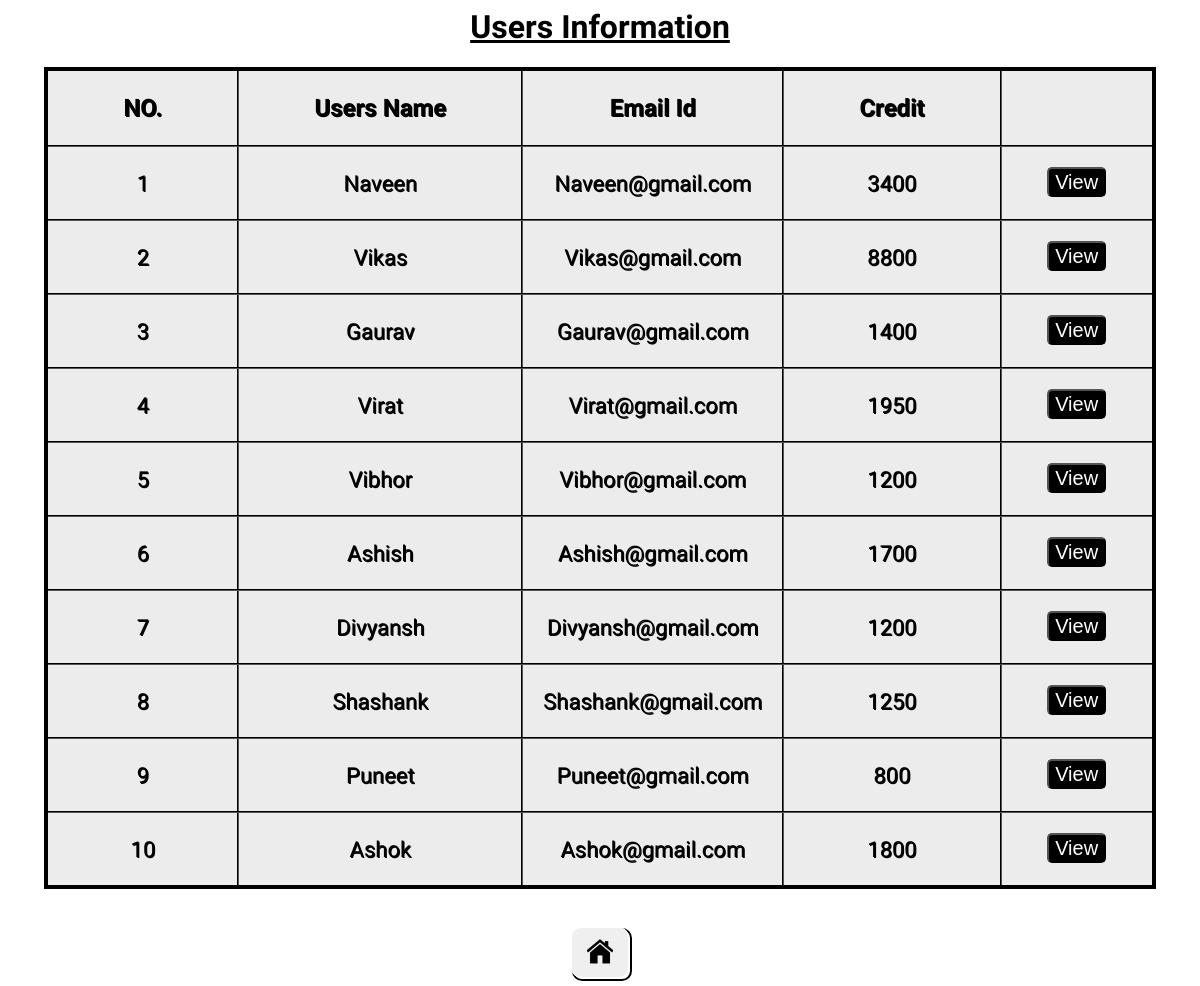
The app's page /getdetail.php with its own data.
### tables this page shows
CREATE TABLE `users` (
  `name` varchar(50) NOT NULL,
  `email` varchar(50) NOT NULL,
  `amount` double DEFAULT NULL
);

### getdetail.php (the view, shortened to what this page needs)
<?php
$con=mysqli_connect('localhost','root','','SparksBank');
$q="select * from users ";
$result=mysqli_query($con,$q);
?>
<html>
<head>
    <link rel="stylesheet" href="csss/index_button.css">
</head>
<body>
    <h1 style="color: black;text-decoration: underline; font-family: 'Baloo Bhai 2';">Users Information</h1>
    <table class="flat-table-1">
        <thead>
            <th>NO.</th>
            <th>Users Name</th>
            <th>Email Id</th>
            <th>Credit</th>
            <th></th>
        </thead>
        <tbody>
            <tr>
                <?php
				$row=mysqli_fetch_array($result);
			?>
                <td> 1</td>
                <td>
                    <?php echo  $row["name"]; ?>
                </td>
                <td>
                    <?php echo  $row["email"]; ?>
                </td>
                <td>
                    <?php echo  $row["amount"]; ?>
                </td>
                <td>
                    <form action="user.php" method="post" class="view">
                        <button class="button1" type="submit" name="name" value="Naveen">View</button>
                    </form>
                </td>
            </tr>
            <tr>
                <?php
				$row=mysqli_fetch_array($result);
			?>
                <td> 2</td>
                <td>
                    <?php echo  $row["name"]; ?>
                </td>
                <td>
                    <?php echo  $row["email"]; ?>
                </td>
                <td>
                    <?php echo  $row["amount"]; ?>
                </td>
                <td>
                    <form action="user.php" method="post" class="view">
                        <button class="button1" type="submit" name="name" value="Vikas">View</button>
                    </form>
                </td>
            </tr>
            <tr>
                <?php
				$row=mysqli_fetch_array($result);
			?>
                <td> 3</td>
                <td>
                    <?php echo  $row["name"]; ?>
                </td>
                <td>
                    <?php echo  $row["email"]; ?>
                </td>
                <td>
                    <?php echo  $row["amount"]; ?>
                </td>
                <td>
                    <form action="user.php" method="post" class="view">
                        <button class="button1" type="submit" name="name" value="Gaurav">View</button>
                    </form>
                </td>
            </tr>
            <tr>
                <?php
				$row=mysqli_fetch_array($result);
			?>
                <td> 4</td>
                <td>
                    <?php echo  $row["name"]; ?>
                </td>
                <td>
                    <?php echo  $row["email"]; ?>
                </td>
                <td>
                    <?php echo  $row["amount"]; ?>
                </td>
                <td>
                    <form action="user.php" method="post" class="view">
                        <button class="button1" type="submit" name="name" value="Virat">View</button>
                    </form>
                </td>
            </tr>
            <tr>
                <?php
				$row=mysqli_fetch_array($result);
			?>
                <td> 5</td>
                <td>
                    <?php echo  $row["name"]; ?>
                </td>
                <td>
                    <?php echo  $row["email"]; ?>
                </td>
                <td>
                    <?php echo  $row["amount"]; ?>
                </td>
                <td>
                    <form action="user.php" method="post" class="view">
                        <button class="button1" type="submit" name="name" value="Vibhor">View</button>
                    </form>
                </td>
            </tr>
            <tr>
                <?php
				$row=mysqli_fetch_array($result);
			?>
                <td> 6</td>
                <td>
                    <?php echo  $row["name"]; ?>
                </td>
                <td>
                    <?php echo  $row["email"]; ?>
                </td>
                <td>
                    <?php echo  $row["amount"]; ?>
                </td>
                <td>
                    <form action="user.php" method="post" class="view">
                        <button class="button1" type="submit" name="name" value="Ashish">View</button>
                    </form>
                </td>
            </tr>
            <tr>
                <?php
				$row=mysqli_fetch_array($result);
			?>
                <td> 7</td>
                <td>
                    <?php echo  $row["name"]; ?>
                </td>
                <td>
                    <?php echo  $row["email"]; ?>
                </td>
                <td>
                    <?php echo  $row["amount"]; ?>
                </td>
                <td>
                    <form action="user.php" method="post" class="view">
                        <button class="button1" type="submit" name="name" value="Divyansh">View</button>
                    </form>
                </td>
            </tr>
            <tr>
                <?php
				$row=mysqli_fetch_array($result);
			?>
                <td> 8</td>
                <td>
                    <?php echo  $row["name"]; ?>
                </td>
                <td>
                    <?php echo  $row["email"]; ?>
                </td>
                <td>
                    <?php echo  $row["amount"]; ?>
                </td>
                <td>
                    <form action="user.php" method="post" class="view">
                        <button class="button1" type="submit" name="name" value="Shashank">View</button>
                    </form>
                </td>
            </tr>
            <tr>
                <?php
				$row=mysqli_fetch_array($result);
			?>
                <td> 9</td>
                <td>
                    <?php echo  $row["name"]; ?>
                </td>
                <td>
                    <?php echo  $row["email"]; ?>
                </td>
                <td>
                    <?php echo  $row["amount"]; ?>
                </td>
                <td>
                    <form action="user.php" method="post" class="view">
                        <button class="button1" type="submit" name="name" value="Puneet">View</button>
                    </form>
                </td>
            </tr>
            <tr>
                <?php
				$row=mysqli_fetch_array($result);
			?>
                <td> 10</td>
                <td>
                    <?php echo  $row["name"]; ?>
                </td>
                <td>
                    <?php echo  $row["email"]; ?>
                </td>
                <td>
                    <?php echo  $row["amount"]; ?>
                </td>
                <td>
                    <form action="user.php" method="post" class="view">
                        <button class="button1" type="submit" name="name" value="Ashok">View</button>
                    </form>
                </td>
            </tr>
        </tbody>
    </table><br><br>
    <div class="buttons">
        <a href="index.php">
            <button class="glow-on-hover"><img src="images/home.png" class="btn-images"></button>
        </a>
    </div>
</body>
</html>

### csss/index_button.css (style rules this page uses)
.button1 { cursor: pointer; background-color: blue; }

### getdetail.php (style rules this page uses)
body { text-align: center; }
.flat-table-1 { background: #ececec; }
h1 { font-family: Arial, Times, serif; }
table { text-align: center; margin-left: auto; margin-right: auto; border: 4px solid black; border-collapse: collapse; }
th { color: violet; font-size: 24px; padding: 23px 75px; }
td { text-align: center; font-size: 22px; color: #f4f4f4; padding: 0px 20px 0px 20px; }
tr { transition: background 0.3s, box-shadow 0.3s; }
th, td { border-collapse: collapse; border: 2px groove black; text-shadow: 1px 1px black; color: black; }
.button1 { text-align: center; padding-top: 2px; border-radius: 5px; font-size: 20px; cursor: pointer; background: black; color: white; }
.btn-images { height: 99%; }
.view { top: 50%; padding-top: 20px; text-align: center; }
.glow-on-hover { height: 51px; cursor: pointer; position: relative; border-radius: 10px; border: 1px solid #FFFFFF; }
.glow-on-hover:before { content: ''; background: #2c2b2b; color: rgb(255, 255, 255); position: absolute; top: -2px; left: -2px; background-size: 400%; z-index: -1; filter: blur(5px); width: calc(100% + 4px); height: calc(100% + 4px); animation: glowing 20s linear infinite; opacity: 0; transition: opacity .3s ease-in-out; border-radius: 10px; }
.glow-on-hover:after { z-index: -1; content: ''; position: absolute; width: 100%; height: 100%; left: 0; top: 0; border-radius: 10px; border: 2px solid #000000; background: transparent; }
body { font-family: 'Baloo Bhai 2', cursive; }

### records on screen
users: name "Naveen", email "Naveen@gmail.com", amount "3400"
users: name "Vikas", email "Vikas@gmail.com", amount "8800"
users: name "Gaurav", email "Gaurav@gmail.com", amount "1400"
users: name "Virat", email "Virat@gmail.com", amount "1950"
users: name "Vibhor", email "Vibhor@gmail.com", amount "1200"
users: name "Ashish", email "Ashish@gmail.com", amount "1700"
users: name "Divyansh", email "Divyansh@gmail.com", amount "1200"
users: name "Shashank", email "Shashank@gmail.com", amount "1250"
users: name "Puneet", email "Puneet@gmail.com", amount "800"
users: name "Ashok", email "Ashok@gmail.com", amount "1800"
